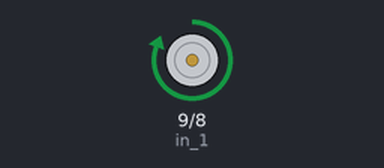
The sketch below on a simulated Arduino Uno, built with avr-gcc and run on an emulated ATmega328P. Shown: motor-driver pin pairs drawn as motors (green arrow = first pin HIGH = forward, orange = second pin HIGH = backward, longer = more drive, scaled by the enable pin).

Above: at 1.0 s.
At 2.5 s:
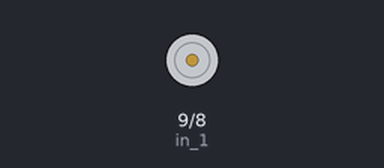
At 4.0 s:
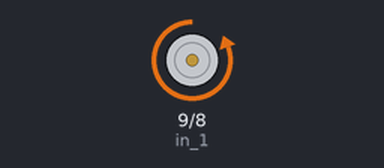
Timing chart, 0 to 7.8 s (numbered marks = the images above):
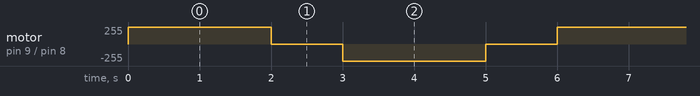

Measured:
- by itself, motor on pin 9 (in_1) / pin 8 (in_2): repeats every 6.0 s: stopped 1.0 s, backward 255/255 2.0 s, stopped 1.0 s, forward 255/255 2.0 s

The sketch:

4.ino
```cpp
const int pwm = 2 ;
const int in_1 = 9 ;
const int in_2 = 8 ;

void setup() {
   pinMode(pwm,OUTPUT) ;
   pinMode(in_1,OUTPUT) ;
   pinMode(in_2,OUTPUT) ;
}

void loop() {
  //For Clock-wise motion - IN_1 = HIGH , IN_2 = LOW
   digitalWrite(in_1,HIGH) ;
   digitalWrite(in_2,LOW) ;
   analogWrite(pwm,255) ;
   delay(2000) ;
   //For brake
   digitalWrite(in_1,LOW) ;
   delay(1000) ;
   //For Anti Clock wise motion , in_1 = LOW , in_2 = HIGH
   digitalWrite(in_1,LOW) ;
   digitalWrite(in_2,HIGH) ;
   delay(2000) ;
    //For brake
   digitalWrite(in_2,LOW) ;
   delay(1000) ;
}
```
